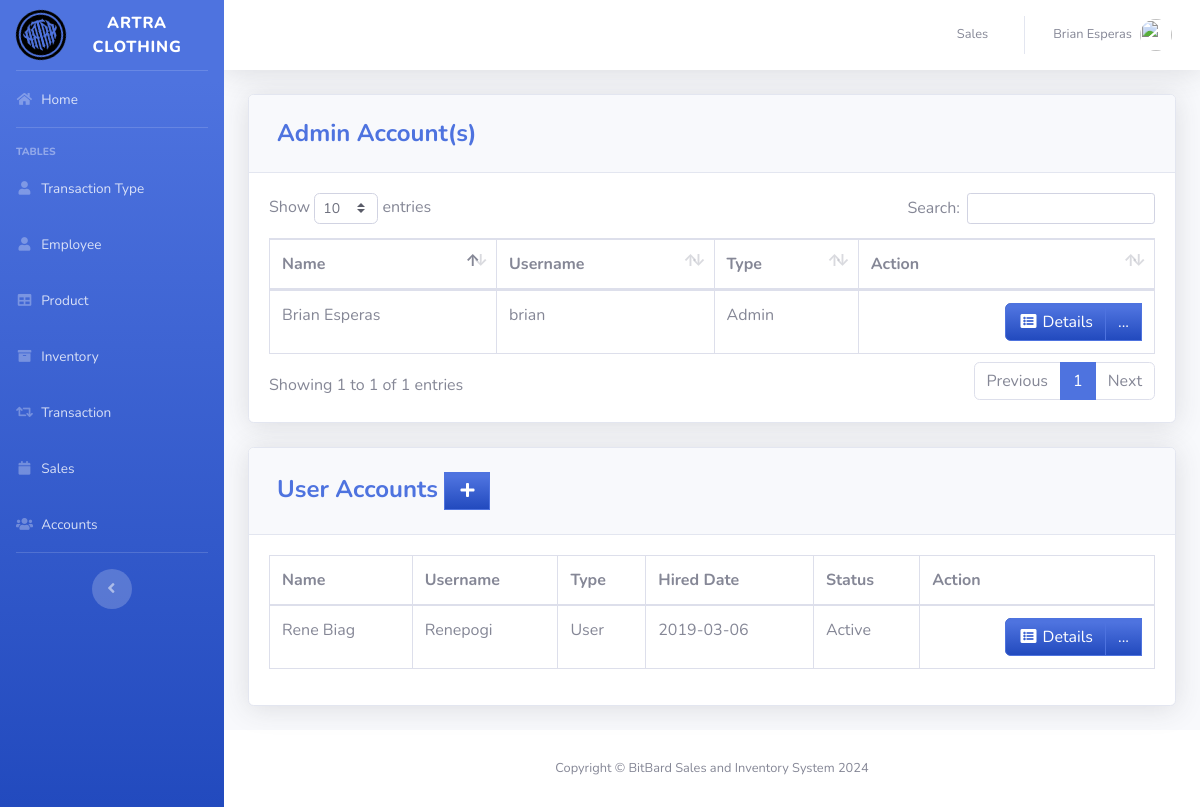
Screenshot of /pages/user.php (signed in) with the database file from the repository.
### tables this page shows
CREATE TABLE `users` (
  `ID` int(11) NOT NULL,
  `EMPLOYEE_ID` int(11) DEFAULT NULL,
  `USERNAME` varchar(50) DEFAULT NULL,
  `PASSWORD` varchar(50) DEFAULT NULL,
  `code` int(6) NOT NULL,
  `Status` varchar(255) NOT NULL,
  `TYPE_ID` int(11) DEFAULT NULL
);

CREATE TABLE `employee` (
  `EMPLOYEE_ID` int(11) NOT NULL,
  `FIRST_NAME` varchar(50) DEFAULT NULL,
  `LAST_NAME` varchar(50) DEFAULT NULL,
  `GENDER` varchar(50) DEFAULT NULL,
  `EMAIL` varchar(100) DEFAULT NULL,
  `PHONE_NUMBER` varchar(11) DEFAULT NULL,
  `JOB_ID` int(11) DEFAULT NULL,
  `HIRED_DATE` varchar(50) NOT NULL,
  `LOCATION_ID` int(11) DEFAULT NULL
);

CREATE TABLE `type` (
  `TYPE_ID` int(11) NOT NULL,
  `TYPE` varchar(50) DEFAULT NULL
);

### pages/user.php (the view, shortened to what this page needs)
<?php
include'../includes/connection.php';
include'../includes/sidebar.php';
?>
         <div class="card shadow mb-4">
            <div class="card-header py-3">
              <h4 class="m-2 font-weight-bold text-primary">Admin Account(s)</h4>
            </div>
            <div class="card-body">
            <div class="table-responsive">
           <table class="table table-bordered" id="dataTable" width="100%" cellspacing="0">
               <thead>
                   <tr>
                       <th>Name</th>
                       <th>Username</th>
                       <th>Type</th>
                       <th>Action</th>
                   </tr>
               </thead>
          <tbody>
<?php
    $query = 'SELECT ID, FIRST_NAME,LAST_NAME,USERNAME, t.TYPE
              FROM users u
              JOIN employee e ON e.EMPLOYEE_ID=u.EMPLOYEE_ID
              JOIN type t ON t.TYPE_ID=u.TYPE_ID
              WHERE u.TYPE_ID=1';
        $result = mysqli_query($db, $query) or die (mysqli_error($db));
            while ($row = mysqli_fetch_assoc($result)) {
                echo '<tr>';
                echo '<td>'. $row['FIRST_NAME'].' '. $row['LAST_NAME'].'</td>';
                echo '<td>'. $row['USERNAME'].'</td>';
                echo '<td>'. $row['TYPE'].'</td>';
                      echo '<td align="right"> <div class="btn-group">
                              <a type="button" class="btn btn-primary bg-gradient-primary" href="us_searchfrm.php?action=edit & id='.$row['ID'] . '"><i class="fas fa-fw fa-list-alt"></i> Details</a>
                            <div class="btn-group">
                              <a type="button" class="btn btn-primary bg-gradient-primary dropdown no-arrow" data-toggle="dropdown" style="color:white;">
                              ... <span class="caret"></span></a>
                            <ul class="dropdown-menu text-center" role="menu">
                                <li>
                                  <a type="button" class="btn btn-warning bg-gradient-warning btn-block" style="border-radius: 0px;" href="us_edit.php?action=edit & id='.$row['ID']. '">
                                    <i class="fas fa-fw fa-edit"></i> Edit
                                  </a>
                                </li>
                                </li>
                            </ul>
                            </div>
                          </div></td>';
                echo '</tr> ';
                        }
?>
                                </tbody>
                            </table>
                        </div>
                    </div>
                  </div>
         <div class="card shadow mb-4">
            <div class="card-header py-3">
              <h4 class="m-2 font-weight-bold text-primary">User Accounts&nbsp;<a  href="#" data-toggle="modal" data-target="#supplierModal" type="button" class="btn btn-primary bg-gradient-primary" style="border-radius: 0px;"><i class="fas fa-fw fa-plus"></i></a></h4>
            </div>
            <div class="card-body">
            <div class="table-responsive">
           <table class="table table-bordered" id="dataTable" width="100%" cellspacing="0">
               <thead>
                   <tr>
                       <th>Name</th>
                       <th>Username</th>
                       <th>Type</th>
                       <th>Hired Date</th>
                       <th>Status</th>
                       <th>Action</th>
                   </tr>
               </thead>
          <tbody>
<?php
    $query = 'SELECT ID, FIRST_NAME,LAST_NAME,USERNAME,Status, t.TYPE, e.HIRED_DATE
              FROM users u
              JOIN employee e ON e.EMPLOYEE_ID=u.EMPLOYEE_ID
              JOIN type t ON t.TYPE_ID=u.TYPE_ID
              WHERE u.TYPE_ID=2';
        $result = mysqli_query($db, $query) or die (mysqli_error($db));
            while ($row = mysqli_fetch_assoc($result)) {
                echo '<tr>';
                echo '<td>'. $row['FIRST_NAME'].' '. $row['LAST_NAME'].'</td>';
                echo '<td>'. $row['USERNAME'].'</td>';
                echo '<td>'. $row['TYPE'].'</td>';
                echo '<td>'. $row['HIRED_DATE'].'</td>';
                echo '<td>'. $row['Status'].'</td>';
                      echo '<td align="right"> <div class="btn-group">
                              <a type="button" class="btn btn-primary bg-gradient-primary" href="us_searchfrm.php?action=edit & id='.$row['ID'] . '"><i class="fas fa-fw fa-list-alt"></i> Details</a>
                            <div class="btn-group">
                              <a type="button" class="btn btn-primary bg-gradient-primary dropdown no-arrow" data-toggle="dropdown" style="color:white;">
                              ... <span class="caret"></span></a>
                            <ul class="dropdown-menu text-center" role="menu">
                                <li>
                                  <a type="button" class="btn btn-warning bg-gradient-warning btn-block" style="border-radius: 0px;" href="us_edit.php?action=edit & id='.$row['ID']. '">
                                    <i class="fas fa-fw fa-edit"></i> Edit
                                  </a>
                                </li>
                                <li>
                                  <a type="button" class="btn btn-warning bg-gradient-warning btn-block" style="border-radius: 0px;" href="us_status.php?action=active&id='.$row['ID'].'">
                                    <i class="fas fa-fw fa-circle"></i> Active
                                  </a>
                                </li>
                                <li>
                                  <a type="button" class="btn btn-warning bg-gradient-warning btn-block" style="border-radius: 0px;" href="us_status.php?action=suspend&id='.$row['ID'].'">
                                    <i class="fas fa-fw fa-times-circle"></i> Suspend
                                  </a>
                                </li>
                            </ul>
                            </div>
                          </div></td>';
                echo '</tr> ';
                        }
?>
                                </tbody>
                            </table>
                        </div>
                    </div>
                  </div>
<?php
include'../includes/footer.php';
?>

### rows the page displays
users: EMPLOYEE_ID.FIRST_NAME "Brian", EMPLOYEE_ID.LAST_NAME "Esperas", USERNAME "brian", TYPE_ID.TYPE "Admin"
users: EMPLOYEE_ID.FIRST_NAME "Rene", EMPLOYEE_ID.LAST_NAME "Biag", USERNAME "Renepogi", TYPE_ID.TYPE "User", EMPLOYEE_ID.HIRED_DATE "2019-03-06", Status "Active"
